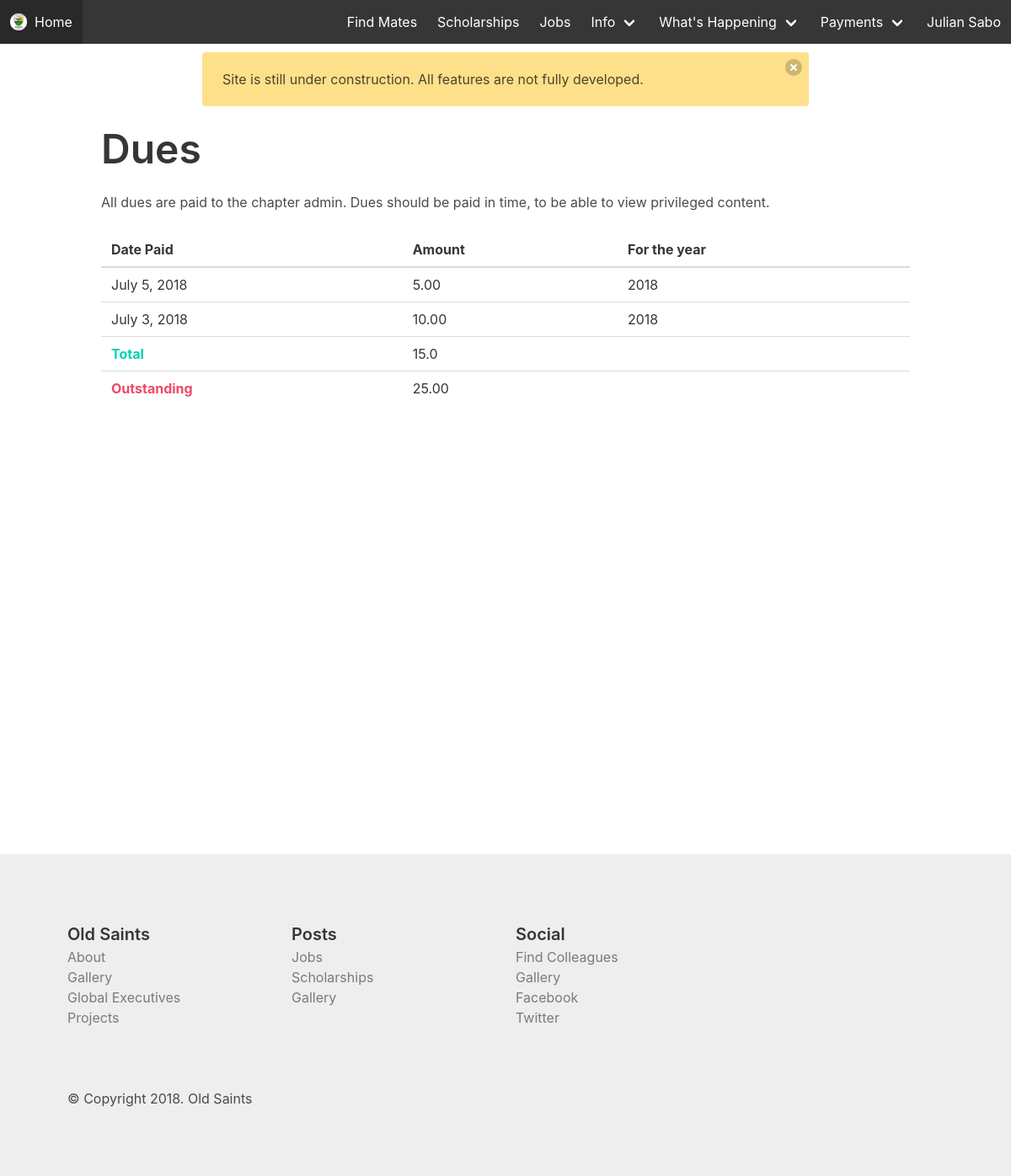
The app's page /dues/ (signed in) with its own data.
### web/models.py (models this page shows)
class Dues(models.Model):
    alumnum = models.ForeignKey(Alumnum, related_name="dues", on_delete=models.CASCADE)
    amount = models.DecimalField(default=0.0, max_digits=10, decimal_places=2)
    date_paid = models.DateField(auto_now=True)
    for_how_many_months = models.PositiveIntegerField(default=1)
    year = models.PositiveIntegerField(default=2018)
    class Meta:
        verbose_name_plural = "Dues"
        ordering = ('-date_paid', )

### web/views.py (the view)
# urls.py: url(r'^dues/$', views.dues, name="dues"),
@login_required
def dues(request):
    context = {
        "dues": Dues.objects.all(),
        "total": 15.00
    }
    return render(request, "web/dues.html", context)

### web/templates/web/dues.html
{% extends "web/base.html" %} {% block main_title %} Dues {% endblock main_title %} {% block content %}
<div class="container">
    <p class="title is-1">Dues</p>
    <p>All dues are paid to the chapter admin. Dues should be paid in time, to be able to view privileged content. </p>
    <br>
    <table class="table is-fullwidth">
        <thead>
            <tr>
                <th>Date Paid</th>
                <th>Amount</th>
                <th>For the year</th>
            </tr>
        </thead>
        <tbody>
            {% for item in dues %}
            <tr>
                <td>{{item.date_paid}}</td>
                <td>{{item.amount}}</td>
                <td>{{item.year}}</td>
            </tr>
            {% endfor %}
            <tr>
                <td>
                    <strong class="has-text-primary">Total</strong>
                </td>
                <td>{{total}}</td>
                <td></td>
            </tr>
            <tr>
                <td>
                    <strong class="has-text-danger">Outstanding</strong>
                </td>
                <td>25.00</td>
                <td></td>
            </tr>
        </tbody>
    </table>
</div>
{% endblock content %}

### web/templates/web/base.html (shortened to what this page needs)
{% load static %}
<!DOCTYPE html>
<html lang="en">
<head>
    <link rel="stylesheet" href="https://cdnjs.cloudflare.com/ajax/libs/bulma/0.7.1/css/bulma.min.css" />
    <link rel="stylesheet" href="{% static 'web/css/main.css' %}">
    <link rel="stylesheet" href="{% static 'web/css/intlTelInput.min.css' %}">
</head>
<body>
    <header>
        <nav class="navbar is-dark" role="navigation" aria-label="main navigation">
            <div class="navbar-brand">
                <a class="navbar-item" href="/">
                    <img src="{% static 'web/images/oldsaints-01.png' %}" alt="Old Saints" width="20" height="20"> &nbsp;{% if home %}
                    Old Saints
                    {% else %}
                    Home
                    {% endif %}
                </a>
            </div>
            <div class="navbar-menu">
                <div class="navbar-end">
                    <a class="navbar-item" href="{% url 'web:find_mate' %}">
                        Find Mates
                    </a>
                    <a class="navbar-item" href="{% url 'web:scholarships' %}">
                        Scholarships
                    </a>
                    <a class="navbar-item" href="{% url 'web:jobs' %}">
                        Jobs
                    </a>
                    <div class="navbar-item has-dropdown is-hoverable">
                        <a class="navbar-link">
                            Info
                        </a>
                    </div>
                    <div class="navbar-item has-dropdown is-hoverable">
                        <a class="navbar-link">
                            What's Happening
                        </a>
                    </div>
                    <div class="navbar-item has-dropdown is-hoverable">
                        <a class="navbar-link">
                            Payments
                        </a>
                    </div>
                    {% if user.is_authenticated %}
                    {% if user.is_superuser %}
                    <div class="navbar-item has-dropdown is-hoverable">
                        <a class="navbar-link">
                            {{user.get_full_name}}
                        </a>
                        <div class="navbar-dropdown is-boxed">
                            <a class="navbar-item" target="_blank" href="/admin/web/">
                                Admin Site
                            </a>
                            <a class="navbar-item" href="">
                                Profile
                            </a>
                            <a href="{% url 'web:logout' %}" class="navbar-item">Log out</a>
                        </div>
                    </div>
                    {% else %}
                    <a class="navbar-item" href="">
                        {{user.get_full_name}}
                    </a>
                    {% endif %} {% else %}
                    <a class="navbar-item" href="{% url 'web:login' %}">
                        Log in
                    </a>
                    {% endif %}
                </div>
            </div>
        </nav>
    </header>
    <div class="notification is-warning" style="width: 60%; margin-left: auto; margin-right: auto; margin-top: 10px;">
        <button class="delete"></button>
        Site is still under construction. All features are not fully developed.
    </div>
    <div class="content-block">
        {% block content %} {% endblock content %}
    </div>
    <footer>
        <div class="columns">
            <div class="column">
                <h4 class="is-size-5 has-text-weight-semibold  has-text-grey-darker">Old Saints</h4>
                <ul>
                    <li>
                        <a href="{% url 'web:about' %}" class="has-text-grey">About</a>
                    </li>
                    <li>
                        <a href="{% url 'web:gallery' %}" class="has-text-grey">Gallery</a>
                    </li>
                    <li>
                        <a href="{% url 'web:global_executives' %}" class="has-text-grey">Global Executives</a>
                    </li>
                    <li>
                        <a href="" class="has-text-grey">Projects</a>
                    </li>
                </ul>
            </div>
            <div class="column">
                <h4 class="is-size-5 has-text-weight-semibold  has-text-grey-darker">Posts</h4>
                <ul>
                    <li>
                        <a href="{% url 'web:jobs' %}" class="has-text-grey">Jobs</a>
                    </li>
                    <li>
                        <a href="{% url 'web:scholarships' %}" class="has-text-grey">Scholarships</a>
                    </li>
                    <li>
                        <a href="" class="has-text-grey">Gallery</a>
                    </li>
                </ul>
            </div>
            <div class="column">
                <h4 class="is-size-5 has-text-weight-semibold  has-text-grey-darker">Social</h4>
                <ul>
                    <li>
                        <a href="{% url 'web:find_mate' %}" class="has-text-grey">Find Colleagues</a>
                    </li>
                    <li>
                        <a href="" class="has-text-grey">Gallery</a>
                    </li>
                    <li>
                        <a href="" class="has-text-grey">Facebook</a>
                    </li>
                    <li>
                        <a href="" class="has-text-grey">Twitter</a>
                    </li>
                </ul>
            </div>
            <div class="column">
            </div>
        </div>
        <br>
        <br> &copy; Copyright 2018. Old Saints
    </footer>
</body>
</html>

### web/static/web/css/main.css (style rules this page uses)
footer { margin-top: 4em; padding: 5em; background: #eee }
.content-block { min-height: 100vh; }

### records on screen
Dues: date_paid "July 5, 2018", amount "5.00", year "2018"
Dues: date_paid "July 3, 2018", amount "10.00", year "2018"

### other values on screen
{{ user.get_full_name }} "Julian Sabo"
{{ total }} "15.0"
